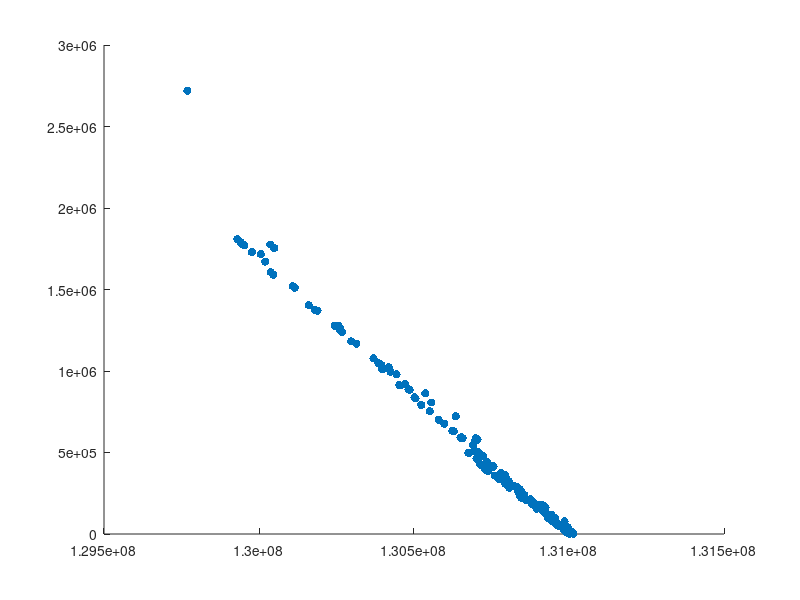

Write the MATLAB code that produced this figure.



%%%%CT policy
%change
X1=[130793187.974970
129951993.464235
130973494.145247
130948404.703441
130950968.432463
130793130.760430
130188932.287161
129768753.036495
130019779.730024
130973598.551021
130948385.506227
130710967.817344
130939738.440818
130188932.287161
130188932.287161
130710884.104839
130973497.432610
130948385.506227
130939313.283358
130953417.906219
130957425.255331
130930731.123919
130710967.817344
130939738.440818
130948404.703441
130711010.041473
130188929.142868
129952041.314220
130973030.316499
130710967.858219
130939738.440818
130946762.399545
130973494.552982
130948318.014278
129945668.226999
130793187.974970
130314074.201349
130916104.672046
130260448.140727
130953417.906219
130579610.449647
130973494.145247
130950968.432463
130948408.954047
130046283.553093
130947109.154825
130939738.440818
130260454.063033
130710967.858219
130939372.862199
130953417.906219
130939313.283358
130160631.878343
130942740.253609
130401277.237096
130597855.209855
130953417.906219
130939313.283358
130046285.401621
130933773.637406
130597855.209855
130963958.660517
130180163.361368
129977139.212299
130793016.456646
130973494.960717
130955984.487819
130948337.905381
130046283.553093
130953417.906219
129768753.036495
130939738.440818
130913919.970420
130005757.408984
130948804.195251
130939738.383042
130973383.035995
130953414.777177
130939665.081448
130160631.827604
130705572.855250
130624064.305522
130948404.703441
130939845.351913
130005792.430007
130948408.904536
130710967.858219
130973383.035995
130953395.019514
130939845.351913
130933773.637406
130973383.035995
130939372.862199
130037677.253465
130948385.506227
130973030.316499
130780682.987144
130793187.974970
130972790.228066
130948404.703440];

X2=[130801761.038548
130924192.438168
130919110.775255
130536187.776741
131013022.153214
130880686.330804
130801761.038548
130903156.538258
130924192.438168
130986087.471389
130986190.081580
130880686.330804
130996368.018802
130919110.775255
131009375.932876
130818580.481317
130915707.461938
130845801.300792
130919110.395783
130997213.738999
130919745.006671
130919110.775255
130711523.749667
130919767.854349
130881406.233796
130880025.297667
130634620.431172
130954214.971486
130967183.167916
130855846.862544
130802168.522202
130919745.006671
130832330.169494
130764096.154255
130699394.512112
130986087.471389
130704559.895430
130704604.945832
130852229.925058
130941063.439186
130845801.300792
130880168.705827
130880025.297667
130997213.738999
131010234.265545
130874284.827358
130736013.505353
131014077.875099
130774764.568509
130861178.307169
130805270.243665
130850804.844904
130986130.443633
130805287.612385
130940793.540848
130994226.975907
130919767.854349
130880686.330804
130736013.505353
130967183.167916
130944691.895283
130967183.167916
130999806.386293
130734977.447399
130801761.038548
130996370.110074
130924149.539405
130840345.173548
130919110.395783
130881406.261062
130997029.424382
130955224.468718
131014025.541876
130802170.698816
130634620.431172
130987007.795583
130924192.438168
130986087.471389
130802168.522202
130734977.447399
130884926.069978
130555339.966295
130915329.011982
130987141.788448
130764122.740725
130919110.775255
130986099.760495
130834775.515797
130775486.076611
130769045.363734
130805286.972839
130987098.950016
130736079.985936
130880571.485753
130986142.685949
130711522.293558
130536187.977855
130997214.272081
130649861.417051
130996370.091839];

X3=[130716985.470628
130761169.955975
130724096.072547
130940452.528631
130958187.212170
130738395.622046
130760648.146257
130955394.184058
130761169.955975
130760648.146257
130717042.706257
130676936.821340
130958468.724703
130995120.471458
130958187.212170
130760648.146257
130716981.103363
130958187.212170
130931606.620847
130793209.559419
130724093.529378
130994865.848619
130717042.706257
130995033.895165
130940453.070291
130856438.119361
130724306.324295
130995120.471458
130716981.120423
130716981.103363
130716985.470628
130995120.471458
130716981.103363
130994213.048687
130738395.622046
130895103.593785
130955399.083437
130732181.430094
130795879.501842
130955621.566925
130895949.379371
130701756.636210
130926060.577502
130845914.691839
130716980.983946
130716985.470628
130761169.955975
130713503.167500
130962654.295651
130761169.955975
130716981.120423
130856438.119361
130760648.146257
130724093.529378
130716981.103363
130994063.052355
130957905.700061
130736252.344403
130913425.639777
130738395.622046
130934399.381867
130995238.749754
130931606.620847
130941579.046702
130760648.146257
130995120.471458
130716981.120423
130994175.819484
130675384.481960
130957909.405354
130861196.340311
130714737.404139
130717052.487504
130738395.622046
130724096.072547
130962418.428685
130856432.783019
130984028.297805
130795881.702274
130716981.120423
130985901.572424
130943301.287436
130716985.470628
130962654.295651
130856419.476318
130717042.706257
130931606.620847
130806980.575075
130716961.334058
130957909.422534
130990330.653981
130728312.507579
130856438.119361
130717051.711036
130944398.304697
130722890.946220
130760648.146257
130895181.006623
130728547.789053
130761248.574662];

X4=[130985395.023090
130385248.516723
130985418.678683
130264479.823252
130652896.596836
130985395.023090
130795415.423482
130394813.944969
130917655.795875
130985543.476090
130385248.516723
130443815.248738
130424294.946419
130393855.912867
130690305.298725
130915029.464729
130697188.197710
130267701.347331
130793092.574551
130048851.566956
130261487.243911
130523185.861665
130394747.665449
130452596.364205
130452596.308044
130424294.946419
130719097.911872
130113226.458196
130113226.328527
130652872.931627
130823728.380407
130393466.346296
130923781.456626
130244224.546450
130115524.995394
130917655.795875
130369032.473978
130915267.011739
130113226.458196
130036235.353903
130823728.380407
130394813.944969
130524012.154228
130393793.390084
130795019.378901
130792851.534622
130261487.243911
130709234.900168
130985549.346382
130985395.023090
130719077.774690
130949861.374686
130916300.206700
130550935.648105
130699214.738800
130261487.243911
130795408.757064
130656549.772710
130795137.453518
129940169.313005
130297327.948829
130265750.412301
130795615.265273
130113226.458196
130523185.861665
130985549.346382
130945039.016263
130985418.678683
130923781.456626
130394813.944969
130697188.197710
130394813.432664
130386937.365646
130048416.425426
130452615.739865
131001198.516805
130792851.534622
130916302.688623
130753851.010005
130690305.357654
130454436.602582
130719118.051504
130925263.119831
130985549.796518
130393466.346296
130109508.613850
129930013.806133
130915267.011739
130750648.932095
130048416.425426
130756251.662569
130795019.378901
130394020.444086
130394747.665449
130915029.464729
130915268.548861
130115524.995394
130418687.749975
130696697.522599
130049059.245287];


%%%%%%%%%%%%%%%%%%%%%%%%%%%%%%%%%%%%%%%%%%%%%%%%%%%%%%%%%%%%%%%%%%%%%%%%%%%%%

Y1=[363996.705055174
1770178.46286293
47190.7021314007
87640.8351594928
84422.6031226675
364016.450346298
1370537.12147399
2720118.41792354
1671186.42858606
47007.3266392698
87666.1233193137
495019.137690708
101479.657329529
1370537.12147399
1370537.12147399
495162.257261114
47184.9282866673
87666.1233193137
102322.011255210
78500.2941644645
73676.3499672592
121461.201726194
495019.137690708
101479.657329529
87640.8351594928
494946.948962097
1370542.43082045
1770070.75907617
47625.5354067801
495019.067808105
101479.657329529
90390.8404061985
47189.9859956169
87715.9974960480
1779701.07661490
363996.705055174
1167984.37655749
144926.591196146
1265988.85945181
78500.2941644645
701321.717829626
47190.7021314007
84422.6031226675
87637.7237118299
1590240.23875624
89390.8082956233
101479.657329529
1265978.72930168
495019.067808105
102222.627337068
78500.2941644645
102322.011255210
1403639.73411868
96126.2788051681
1011790.40746982
676215.138565591
78500.2941644645
102322.011255210
1590237.15852467
112954.969904537
676215.138565591
62619.6019560604
1376729.87539974
1728736.72750760
364055.962967846
47189.2698598340
75054.3826302828
87689.3610945384
1590240.23875624
78500.2941644645
2720118.41792354
101479.657329529
150400.222148294
1716962.15046954
87460.7904822425
101479.753585060
47259.4641496883
78505.5061939186
101713.661215344
1403639.81890816
504220.597651475
632439.268824661
87640.8351594928
101270.968428544
1716861.32680159
87637.8068366041
495019.067808105
47259.4641496883
78538.4164374084
101270.968428544
112954.969904537
47259.4641496883
102222.627337068
1606621.88019870
87666.1233193137
47625.5354067801
375994.360231278
363996.705055174
48536.1760631989
87640.8351594928];

Y2=[327548.535347238
160509.595357931
172689.197960213
862403.900780610
4892.60118447384
185663.676493573
327548.535347238
176923.883622840
160509.595357931
50284.6502855231
49948.5979278941
185663.676493573
34574.5725488397
172689.197960213
13594.8550094874
297200.610202898
175302.504014999
231857.444145081
172689.886908943
32475.6787515708
171601.856001570
172689.197960213
491221.107301959
171560.359001862
184279.902860939
204307.319593465
721561.251811524
97493.8268890886
51272.6669816262
218773.087280676
327253.275131589
171601.856001570
281392.126740664
354392.110174011
586909.663917394
50284.6502855231
578289.118589838
578213.109890934
224255.012055174
117026.939571178
231857.444145081
186171.076641020
204307.319593465
32475.6787515708
6916.59280167384
212740.182181920
426728.138302593
1688.78781190477
336631.778463459
215707.082791357
324325.668000807
226349.736321470
50054.1084853201
324299.211742054
117239.883249510
43690.9451886413
171560.359001862
185663.676493573
426728.138302593
51272.6669816262
111341.006474416
51272.6669816262
26006.3644902668
434099.401943469
327548.535347238
34568.9171578003
160518.359485839
239971.496031923
172689.886908943
184279.860552200
33078.6941215925
95693.9462028322
2210.53112559890
327249.979067407
721561.251811524
49429.1029088543
160509.595357931
50284.6502855231
327253.275131589
434099.401943469
179600.842828997
806772.063034770
175614.295704022
49189.6331587868
354343.761136584
172689.197960213
50262.8915574019
264238.797348714
335376.127771901
347014.576441024
324300.185906620
49263.4981530711
426631.117328373
185708.181680051
50032.4495444323
491223.584833072
862403.561446163
32474.8565126122
591453.067216698
34568.9445308805];

Y3=[423196.135745875
358367.637828323
413858.663346881
89540.9457063788
62950.4588960946
385494.846579497
358782.770160447
70406.1180001214
358367.637828323
358782.770160447
422923.544736489
495876.879244621
62528.3892802220
7281.06918021587
62950.4588960946
358782.770160447
423202.662399806
62950.4588960946
102133.324797792
312186.938970826
413887.800398756
7764.08154210710
422923.544736489
7414.16439980932
89534.6430871765
217731.844316115
413312.050309706
7281.06918021587
423202.636905064
423202.662399806
423196.135745875
7281.06918021587
423202.662399806
8948.23872849724
385494.846579497
157377.486306624
70390.3154153889
396915.647595599
306122.884811552
67276.0714618149
155725.920182316
461396.305790736
128040.967992272
222075.571173731
423202.840862999
423196.135745875
358367.637828323
427088.517508456
54782.0660635135
358367.637828323
423202.636905064
217731.844316115
358782.770160447
413887.800398756
423202.662399806
9059.07587779626
63372.5285827625
388651.205035904
143986.632322920
385494.846579497
96898.1469260706
7154.27370791015
102133.324797792
87846.4728498524
358782.770160447
7281.06918021587
423202.636905064
9024.28747428411
497377.167370595
63332.4237418387
207692.589684280
426555.756358893
422726.364975591
385494.846579497
413858.663346881
55273.1445561765
217744.882943926
23347.8370112397
306101.399187522
423202.636905064
21028.3412213044
84116.7767129527
423196.135745875
54782.0660635135
217760.085888845
422923.544736489
102133.324797792
284491.387383526
423248.413482434
63332.3979970525
19828.5261727509
400556.790693872
217731.844316115
422864.031389723
82122.6043261815
415740.541790978
358782.770160447
156839.495966797
400131.402658774
358191.997099072];

X5=[130722680.350273
130482495.135692
130846631.908281
130985141.772589
130958077.832419
130721768.465902
130951712.135440
130846627.866120
130846631.908281
130960534.901358
130944147.259276
130958077.832419
130846628.185508
130955171.804700
130722581.330123
130504485.264051
130957171.257053
130846740.102996
130791123.183763
130955309.353977
130987216.064503
130628240.169708
130955171.804700
130396752.778887
130958641.892733
130955309.353977
130955295.686884
130955171.804700
130845489.492742
130957183.540842
130926855.771613
130964773.858892
130846631.908281
130845534.587199
130943555.587688
130957183.540842
130845489.278541
130955300.812044
130948772.233782
130957767.913132
130396694.974552
130902636.735610
130985024.030904
130955300.812044
130926855.044928
130845534.587199
130470820.261399
130955171.804700
130846627.866120
130969297.780704
130944147.259276
130953396.427678
130837279.749487
130501623.251645
130955429.445455
130957171.257053
130909198.570886
130842504.659752
130845534.587199
130902636.522616
130846627.866120
130697568.096883
130955171.804700
130485601.653108
130841524.868437
130985141.772589
130874758.181459
130396746.612696
130958019.167829
130958861.479096
130955171.804700
130722581.330123
130930133.335864
130839382.544971
130985024.034026
130504510.090017
130845489.492742
130953396.427678
130955429.338952
130845489.492742
130855438.196966
130842504.659752
130504478.449891
130501623.251645
130964773.858892
130960534.901358
130255797.959782
130964773.858892
130790702.497144
130958160.575201
130890808.077593
130845487.764240
130958027.840068
130832135.768449
130930139.297811
130955309.087042
130963155.145950
130735265.835747
130926853.542471
130926860.450650];


Y4=[77709.1699862343
1049528.74391991
77697.6023938312
1243526.93572848
593171.221985374
77709.1699862343
350342.956963345
1036642.72776135
140457.133187348
77689.2936605504
1049528.74391991
979399.021085887
994938.262292076
1037853.85582253
545686.098133869
144941.072172839
509957.997987197
1237803.96441943
354129.658047760
1754927.90607141
1249666.12793695
792289.100926157
1036756.11391362
913985.094292302
913985.187959441
994938.262292076
480113.008390786
1513291.88940967
1513292.11049512
593195.114050229
294561.640578343
1038173.02294020
133722.290595997
1277515.57020059
1510386.27500474
140457.133187348
1077423.83759444
144103.030332217
1513291.88940967
1776089.32333297
294561.640578343
1036642.72776135
791062.219827583
1037955.71294343
350711.960358832
354425.394758555
1249666.12793695
484617.990070553
77686.6747242834
77709.1699862343
480138.992407711
85047.4031351993
142795.419525216
753069.187894264
502670.185301485
1249666.12793695
350347.583558173
588615.450289758
350633.328799636
1790845.20385822
1181362.17790537
1241381.25759384
349102.111263379
1513291.88940967
792289.100926157
77686.6747242834
92199.5410404423
77697.6023938312
133722.290595997
1036642.72776135
509957.997987197
1036643.60417605
1046236.66183784
1755643.05004659
913952.779129369
1113.75169041643
354425.394758555
142791.228798149
417480.451710291
545685.994555145
910915.903152929
480087.024803448
127006.299487728
77684.3601644643
1038173.02294020
1519630.85135382
1807991.71709467
144103.030332217
418574.565343516
1755643.05004659
412597.885720589
350711.960358832
1037744.42211633
1036756.11391362
144941.072172839
144099.249310468
1510386.27500474
1023130.44291988
510782.644170872
1754558.89239923];

Y5=[476949.853070487
887723.740362840
258153.833166155
25539.0523934475
71177.3440375415
478514.842237017
81739.9543998411
258163.150911732
258153.833166155
66140.7987944435
96964.1583470106
71177.3440375415
258162.615303001
76330.5532309216
477093.868725079
831974.079513435
72889.9045341413
257598.343131436
351175.410952739
75998.4669955092
22118.6598122640
630072.938692282
76330.5532309216
1011178.23077077
69981.0755617852
75998.4669955092
76021.4031869886
76330.5532309216
260340.189567795
72688.3930289550
126652.440812759
60204.0037545559
258153.833166155
260331.087131075
117427.652211557
72688.3930289550
260340.549142919
76012.8021151358
89015.0135167967
71381.1083363141
1012515.75599550
164256.640376534
26198.6073513811
76012.8021151358
126654.561641622
260331.087131075
921455.688300886
76330.5532309216
258163.150911732
52526.4528921001
96964.1583470106
81009.1491959400
278598.792660942
838694.505499204
75717.3265500084
72889.9045341413
153239.752404876
265352.194851768
260331.087131075
164256.997586736
258163.150911732
576424.771814557
76330.5532309216
883817.440828351
266064.631944207
25539.0523934475
210987.325582525
1011193.29171892
71361.4544360367
69612.3121527127
76330.5532309216
477093.868725079
118130.636255135
276890.157304282
26197.5405789539
831899.843815573
260340.189567795
81009.1491959400
75717.5050993966
260340.189567795
239997.544572703
265352.194851768
831985.507477514
838694.505499204
60204.0037545559
66140.7987944435
1278224.70757615
60204.0037545559
351825.989951173
70043.7685386880
183980.224920187
260441.664066097
71341.2356778069
289337.039636286
117976.713756803
75998.9149679952
64579.0734683090
444461.284205745
126656.269110092
126645.277865130];

scatter([X1,X2,X3,X4,X5],[Y1,Y2,Y3,Y4,Y5],"filled");
